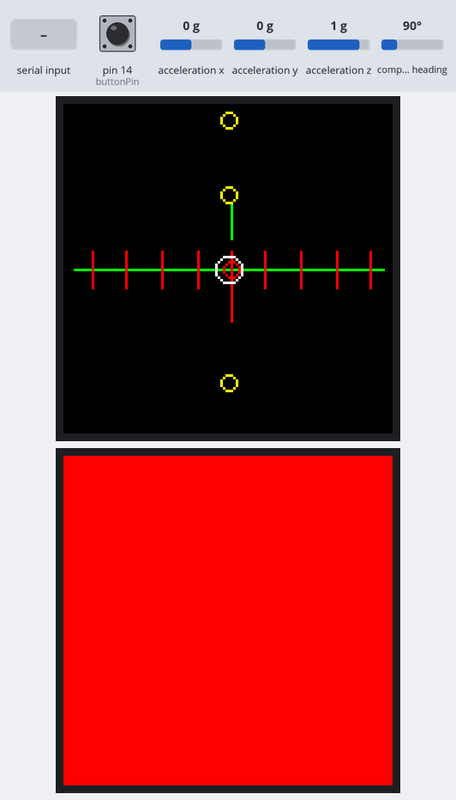
Recording of a sketch running on a simulated Arduino Uno, built for the host (arithmetic inside an expression is 32-bit, double 64-bit). Parts: 2 × 128×128 colour display. The test bench sets the inputs (shaded band); at power-on: pin 14 (buttonPin) HIGH, acceleration x 0 g, acceleration y 0 g, acceleration z 1 g, compass heading 90°. What the sketch prints to the serial monitor is not drawn.

Above: at 1.6 s.
1.7 s: pin 14 (buttonPin) pulled LOW for 0.15 s
At 3.0 s:
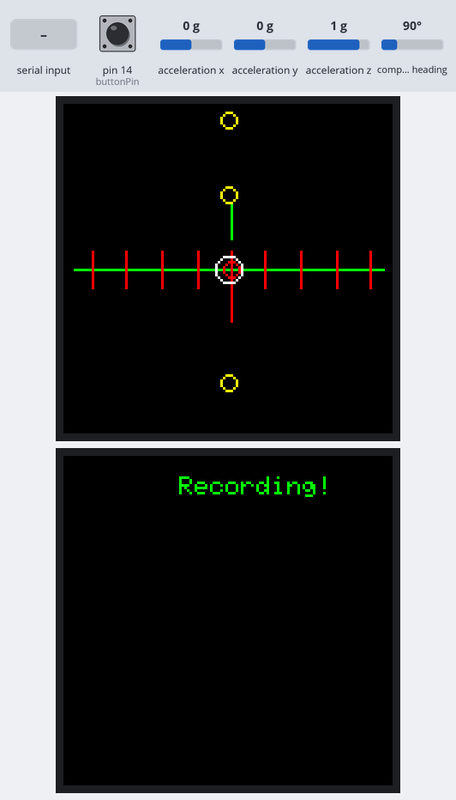
4.8 s: "1,90\n" received over Serial
At 5.9 s:
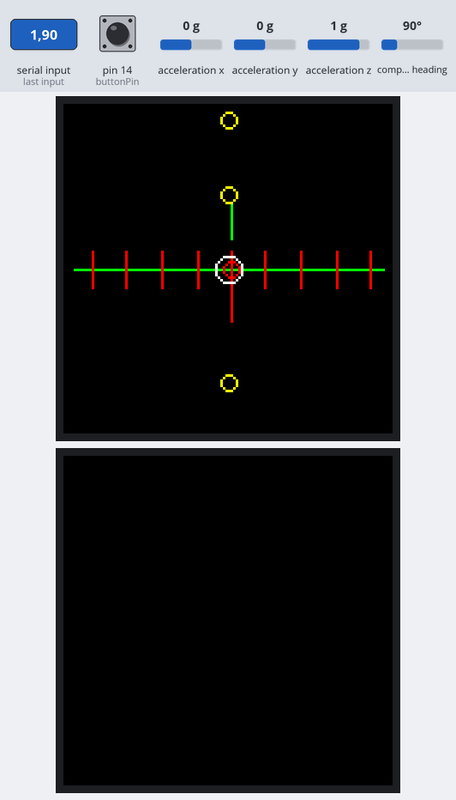
7.8 s: "1\n" received over Serial
At 8.5 s:
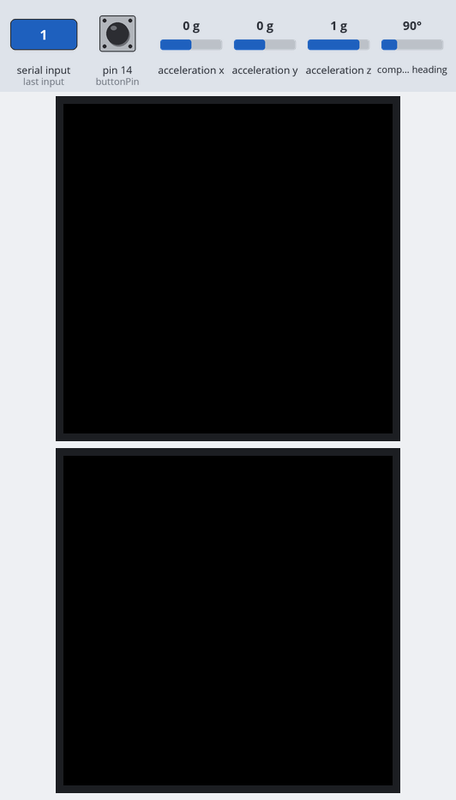
9.3 s: "2\n" received over Serial
At 10.1 s:
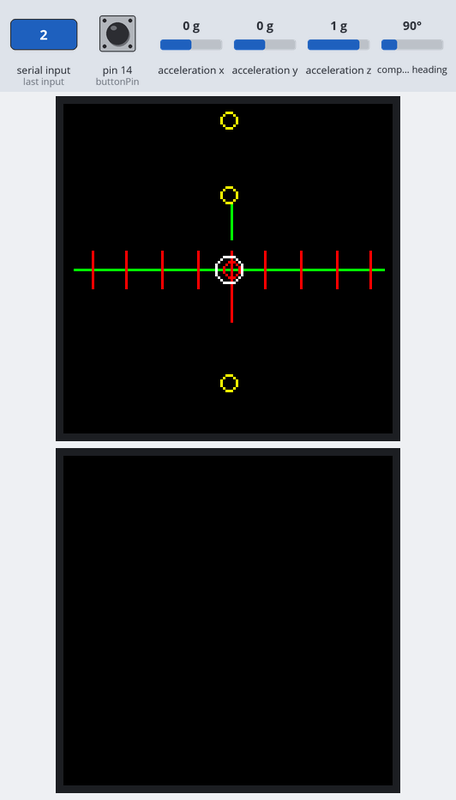
Timing chart, 0 to 12.3 s (numbered marks = the images above; inputs shaded):
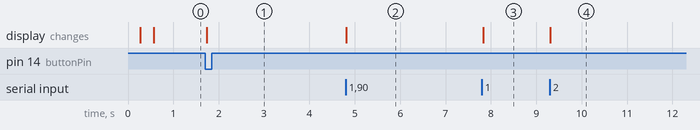

Measured:
- after the input at 1.7 s, the display: changes at once (image 1)
- after the input at 4.8 s, the display: changes at once (image 2)
- after the input at 7.8 s, the display: changes at once (image 3)
- after the input at 9.3 s, the display: changes at once (image 4)

The sketch:

IMU.ino
```cpp
#include <Wire.h>
#include <Adafruit_Sensor.h>
#include <Adafruit_BNO055.h>
#include <utility/imumaths.h>
#include <Adafruit_GFX.h>
#include <Adafruit_ST7735.h>
#include <Adafruit_ST7789.h>
#include <SPI.h>
#include "bitmapsLarge.h"

#define BNO055_SAMPLERATE_DELAY_MS (100)
#define CUSTOM_GRAY   0x8410 // medium gray
#define CUSTOM_PURPLE 0x780F // purple
#define CUSTOM_ORANGE 0xFD20 // orange
#define CUSTOM_GREEN  0x07E0 // green (this one is already close to ST77XX_GREEN)

const int buttonPin = 14;
int buttonState = 0;
int evenOdd = 0;

uint16_t objectColors[] = {
  CUSTOM_GRAY,    // 1: person
  CUSTOM_GREEN,   // 2: bicycle
  CUSTOM_PURPLE,  // 3: car
  CUSTOM_ORANGE   // 4: motorcycle
};


#define TFT1_CS         3
#define TFT1_DC         4

#define TFT2_CS         6  // Pick a different free pin for CS
#define TFT2_DC         7  // DC must be different if you want independent control

#define WIDTH 128
#define HEIGHT 128

Adafruit_BNO055 IMU = Adafruit_BNO055();
Adafruit_ST7735 tft = Adafruit_ST7735(TFT1_CS, TFT1_DC, 4);
Adafruit_ST7735 tft2 = Adafruit_ST7735(TFT2_CS, TFT2_DC, 7);

unsigned long lastToggleTime = 0;
float p = 3.1415926;

int counter = 0;
int mappedX = 0;
bool lastButtonState = HIGH;

bool HUDON = true;

bool pedestrianTextDisplayed = false;  // NEW VARIABLE
int detectedClassId = -1;

void setup() {
pinMode(buttonPin, INPUT_PULLUP);
Serial.begin(2000000);
IMU.begin();
delay(100);

IMU.setExtCrystalUse(true);

Serial.print(tft.width());
Serial.print(tft.height());

  tft.initR(INITR_144GREENTAB); // Init ST7735R chip, green tab
  tft.setRotation(2); // Rotate the display upside down
  tft.fillScreen(ST77XX_BLACK);


  tft2.initR(INITR_144GREENTAB);
  tft2.setRotation(0);
  tft2.fillScreen(ST77XX_RED); // Fill second display RED to prove it's alive

}

uint16_t getColorForClass(int classId) {
  switch (classId) {
    case 1: return CUSTOM_GRAY;    // person
    case 2: return CUSTOM_GREEN;   // bicycle
    case 3: return CUSTOM_PURPLE;  // car
    case 4: return CUSTOM_ORANGE;  // motorcycle
    default: return ST77XX_BLACK;  // unknown
  }
}

void testdrawtext(char *text, uint16_t color) {
  tft.setCursor(1, 15);
  tft.setTextColor(color);
  tft.setTextWrap(true);
  tft.print(text);
}


float mapFloat(float x, float in_min, float in_max, float out_min, float out_max) {
    return (x - in_min) * (out_max - out_min) / (in_max - in_min) + out_min;
}

void loop() {

  bool pedestrianNearby = false;  // New flag to control display

  bool currentButtonState = digitalRead(buttonPin);

    if (lastButtonState == HIGH && currentButtonState == LOW) {
      counter++;
      evenOdd = counter % 2;
      Serial.println(evenOdd);
      if (evenOdd == 1) {
          tft2.fillScreen(ST77XX_BLACK);
          tft2.setCursor(45, 8);
          tft2.setTextColor(ST77XX_GREEN);
          tft2.setTextWrap(true);
          tft2.print("Recording!");
      } else {
        tft2.fillScreen(ST77XX_BLACK);
      }
    }

    lastButtonState = currentButtonState;

  if (Serial.available() > 0) {
    String incoming = Serial.readStringUntil('\n');
    int commaIndex = incoming.indexOf(',');

    if (commaIndex != -1) {
      // Normal case: numbers with comma
      int classId = incoming.substring(0, commaIndex).toInt();
      int width = incoming.substring(commaIndex + 1).toInt();

      detectedClassId = classId;
      pedestrianNearby = true;
      mappedX = map(width, 0, 1280, 128, 0);

    } else {
      // No comma = command string
      unsigned long currentMillis = millis();
      if (currentMillis - lastToggleTime >= 1000) { // 5 seconds = 5000 ms
        HUDON = !HUDON;
        lastToggleTime = currentMillis;

        if (!HUDON) {
          tft.fillScreen(ST77XX_BLACK);
        }

      }
    }
  }

if (HUDON) {
// Erase previous Class ID text
if (pedestrianTextDisplayed) {

  tft.fillRect(0, 1, 128, 18, ST77XX_BLACK);
  tft2.fillRect(0, 1, 128, 32, ST77XX_BLACK);

  pedestrianTextDisplayed = false;
  detectedClassId = -1;  // Reset after clearing

}

// Handle Class ID Nearby text
if (pedestrianNearby && !pedestrianTextDisplayed && detectedClassId != -1) {

  if (detectedClassId == 1 || detectedClassId == 2 || detectedClassId == 3 || detectedClassId == 4) {
  }

  if (detectedClassId == 1) {
    tft2.setCursor(14, 20);
    tft2.setTextColor(ST77XX_WHITE);
    tft2.setTextSize(1);
    tft2.print("Person nearby");
  }

  if (detectedClassId == 2) {
    tft2.setCursor(14, 20);
    tft2.setTextColor(ST77XX_WHITE);
    tft2.setTextSize(1);
    tft2.print("Bicycle nearby");
  }
  if (detectedClassId == 3) {
    tft2.setCursor(14, 20);
    tft2.setTextColor(ST77XX_WHITE);
    tft2.setTextSize(1);
    tft2.print("Car nearby");
  }
    if (detectedClassId == 4) {
    tft2.setCursor(14, 20);
    tft2.setTextColor(ST77XX_WHITE);
    tft2.setTextSize(1);
    tft2.print("Motorcycle nearby");
  }

  pedestrianTextDisplayed = true;
}


sensors_event_t event;

IMU.getEvent(&event);

float angleRad = event.orientation.y * (PI / 180);
float vertAngleRad = (event.orientation.y + 90) * (PI / 180);

int horizonLength = 60;
int headingLength = 20;
int markerLength = 7;

int headingMapped = -map((int(round(mapFloat(event.orientation.x + 45, 0.0, 360.0, 0.0, 480.0))) % 120), 61, 119, 0, 60);

float headingOriginX = headingMapped * -cos(angleRad);
float headingOriginY = headingMapped * -sin(angleRad);
float headingX1 = headingOriginX + 7 * cos(vertAngleRad);
float headingY1 = headingOriginY + 7 * sin(vertAngleRad);
float headingX2 = headingOriginX + headingLength * -cos(vertAngleRad);
float headingY2 = headingOriginY + headingLength * -sin(vertAngleRad);

int LLx = floor(horizonLength * -cos(angleRad));
int LLy = floor(horizonLength * -sin(angleRad));
int URx = floor(horizonLength * cos(angleRad));
int URy = floor(horizonLength * sin(angleRad));

int LLx2 = floor(12 * cos(vertAngleRad));
int LLy2 = floor(12 * sin(vertAngleRad));
int URx2 = floor(25 * cos(vertAngleRad));
int URy2 = floor(25 * sin(vertAngleRad));

float tempOrigins[9][2];
float tiltOrigins[13][2];

imu::Vector<3> acc = IMU.getVector(Adafruit_BNO055::VECTOR_ACCELEROMETER);

if (acc.x() > 30 || acc.y() > 30 || acc.z() > 30) {
    int h = 128, w = 128, row, col, buffidx = 0;
    for (row = 0; row < h; row++) {
        for (col = 0; col < w; col++) {
            tft.drawPixel(col, row, pgm_read_word(evive_in_hand + buffidx));
            buffidx++;
        }
    }
    testdrawtext("Not very sigma of you", ST77XX_RED);
    delay(5000);
    tft.fillScreen(ST77XX_BLACK);
}

tft.drawLine(128 - (LLx + 64), -LLy + 64, 128 - (URx + 64), -URy + 64, ST77XX_GREEN);
tft.drawLine(128 - (LLx2 + 64), -LLy2 + 64, 128 - (URx2 + 64), -URy2 + 64, ST77XX_GREEN);
tft.drawLine(128 - (headingX1 + 64), -headingY1 + 64, 128 - (headingX2 + 64), -headingY2 + 64, ST77XX_RED);
tft.drawCircle(128 - (headingOriginX + 64), -headingOriginY + 64, 3, ST77XX_RED);

for (int i = 0, offset = 5; offset <= 85; offset += 10, i++) {
    if (offset == 45) continue;

    float tempMapped = -map((int(round(mapFloat(event.orientation.x + offset, 0.0, 360.0, 0.0, 480.0))) % 120), 61, 119, 0, 60);

    float tempOriginX = tempMapped * -cos(angleRad);
    float tempOriginY = tempMapped * -sin(angleRad);
    float tempX1 = tempOriginX + markerLength * cos(vertAngleRad);
    float tempY1 = tempOriginY + markerLength * sin(vertAngleRad);
    float tempX2 = tempOriginX + markerLength * -cos(vertAngleRad);
    float tempY2 = tempOriginY + markerLength * -sin(vertAngleRad);

    tempOrigins[i][0] = tempOriginX;
    tempOrigins[i][1] = tempOriginY;

    tft.drawLine(128 - (tempX1 + 64), -tempY1 + 64, 128 - (tempX2 + 64), -tempY2 + 64, ST77XX_RED);
}

for (int i = 0, offset = -15; offset <= 15; offset += 2.5, i++) {
    float lineLength = min(1.0 / abs(cos(angleRad)), 1.0 / abs(sin(angleRad)));

    int scaledMin = round(-1310 * (1 / lineLength));
    int scaledMax = round(1310 * (1 / lineLength));

    int tilt = round(mapFloat((event.orientation.z + offset), -90, 90, scaledMin, scaledMax));
    int tiltX = round(tilt * cos(vertAngleRad));
    int tiltY = round(tilt * sin(vertAngleRad));

    tiltOrigins[i][0] = tiltX;
    tiltOrigins[i][1] = tiltY;

    if (offset == 0) {
        tft.drawCircle(128 - (tiltX + 64), -tiltY + 64, 5, ST77XX_WHITE);
    } else {
        tft.drawCircle(128 - (tiltX + 64), -tiltY + 64, 3, ST77XX_YELLOW);
    }
}

delay(1);

for (int i = 0, offset = 5; offset <= 85; offset += 10, i++) {
    if (offset == 45) continue;

    float tempOriginX = tempOrigins[i][0];
    float tempOriginY = tempOrigins[i][1];
    float tempX1 = tempOriginX + markerLength * cos(vertAngleRad);
    float tempY1 = tempOriginY + markerLength * sin(vertAngleRad);
    float tempX2 = tempOriginX + markerLength * -cos(vertAngleRad);
    float tempY2 = tempOriginY + markerLength * -sin(vertAngleRad);

    tft.drawLine(128 - (tempX1 + 64), -tempY1 + 64, 128 - (tempX2 + 64), -tempY2 + 64, ST77XX_BLACK);
}

for (int i = 0, offset = -15; offset <= 15; offset += 2.5, i++) {
    int tiltX = tiltOrigins[i][0];
    int tiltY = tiltOrigins[i][1];

    if (offset == 0) {
        tft.drawCircle(128 - (tiltX + 64), -tiltY + 64, 5, ST77XX_BLACK);
    } else {
        tft.drawCircle(128 - (tiltX + 64), -tiltY + 64, 3, ST77XX_BLACK);
    }
}

tft.drawLine(128 - (LLx + 64), -LLy + 64, 128 - (URx + 64), -URy + 64, ST77XX_BLACK);
tft.drawLine(128 - (LLx2 + 64), -LLy2 + 64, 128 - (URx2 + 64), -URy2 + 64, ST77XX_BLACK);
tft.drawLine(128 - (headingX1 + 64), -headingY1 + 64, 128 - (headingX2 + 64), -headingY2 + 64, ST77XX_BLACK);
tft.drawCircle(128 - (headingOriginX + 64), -headingOriginY + 64, 3, ST77XX_BLACK);


}

}
```

Source omitted: itmapsLarge.h (data table, 131332 bytes)
